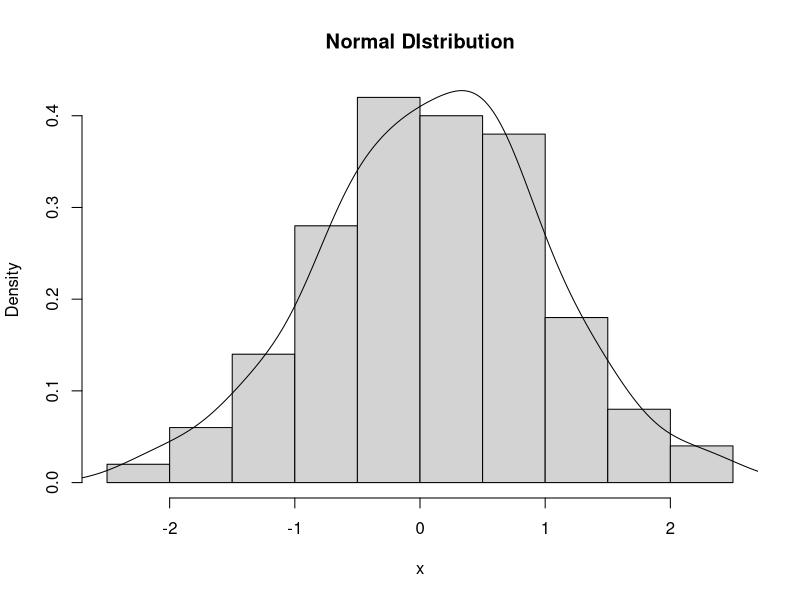

Source code (R):
########## EXERCISE 3.1 ##########

simulation=function(n, s2, alpha){
  set.seed(1)
  x=rnorm(n)*sqrt(s2)
  mx=mean(x)
  sdx=sqrt((sum(x^2)-n*mx^2)/(n-1))
  crit=qt(1-(alpha/2),n-1)

  #confidence interval=[lower:upper]
  lower=mx-crit/sqrt(n)*sdx
  upper=mx+crit/sqrt(n)*sdx

  hist(x, freq=FALSE, main = "Normal DIstribution")
  lines(density(x))

  #calculate area under the density curve between upper and lower
  #area=ecdf(x)
  #area(upper)-area(lower)
  pnorm(upper,mean=mx,sd=s2)-pnorm(lower,mean=mx,sd=s2)
}

simulation(100, 1, 0.05)



########## EXERCISE 3.2 ##########

theta2=function(x, n, nsim){
  s=c()
  for(i in 1:nsim){
    a=0
    for(j in 1:n){
      for(k in 1:n){
        if(j != k){
          a = a+(x[,i][j]*x[,i][k])
        }
      }
    }
    s[i]=a
  }
  s
}

simu=function(n,s2,nsim,dist){
  if(dist=="normal"){
    x=matrix(rnorm(n*nsim)*sqrt(s2), ncol=nsim)
  }
  if(dist=="exp"){
    x=matrix((rexp(n*nsim)-1)*sqrt(s2), ncol=nsim)
  }
  
  mx=colMeans(x)
  v1=mx^2
  v2=theta2(x, n, nsim)/(n*(n-1))
  
  result=data.frame(n=n, sigma2=s2, Distribution=dist, bias.v1=mean(v1-s2), MSE.v1=mean((v1-s2)^2), bias.v2=mean(v2-s2), MSE.v2=mean((v2-s2)^2))
  result
}

simu(10, 1, 10000, "normal")
